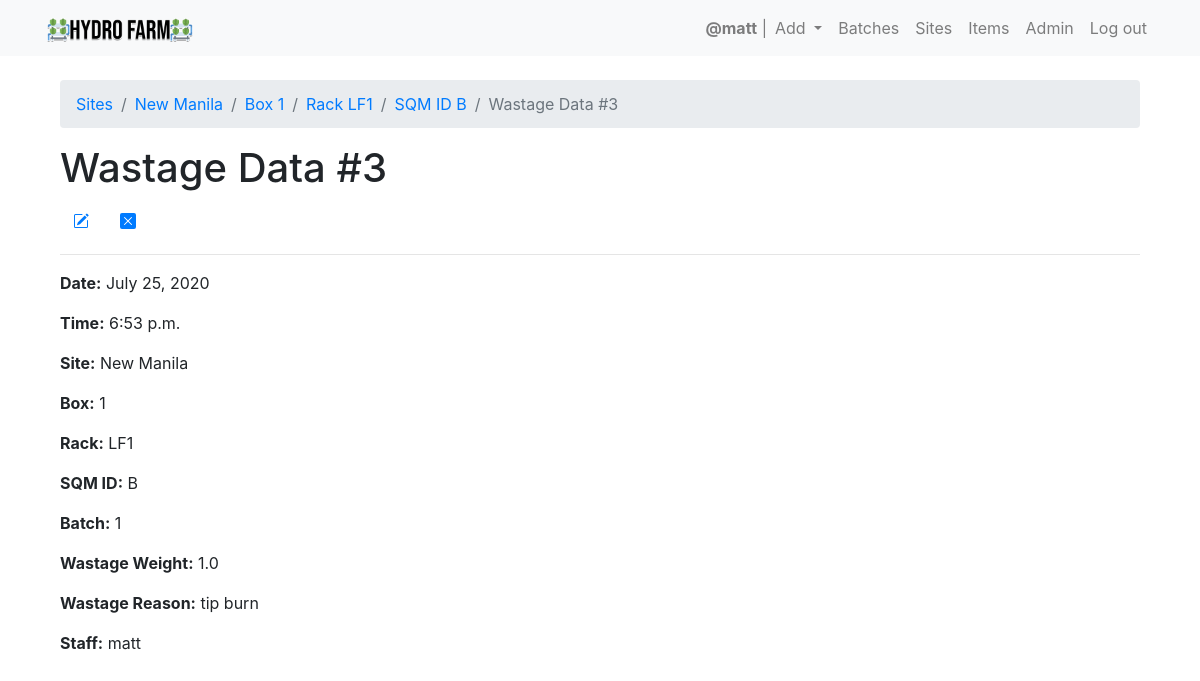
Screenshot of /hydro_data/box/new-manila-1/rack/lf1/sqm_id/lf1-b/wastagedata/3 (signed in) with the database file from the repository.
### hydro_data/models.py (models this page shows, shortened)
class WastageData(models.Model):
    date = models.DateField(default=now,blank=True)
    time = models.TimeField(default=now,blank=True)
    site = models.ForeignKey(Site,on_delete=models.SET_NULL,null=True)
    box = models.ForeignKey(Box,on_delete=models.SET_NULL,null=True)
    rack = models.ForeignKey(Rack,on_delete=models.SET_NULL,null=True)
    square_meter_id = models.ForeignKey(Location,on_delete=models.SET_NULL,null=True)
    wastage_kg = models.FloatField(blank=True,null=True)
    wastage_reason = models.CharField(max_length=100)
    seedling_batch_no = models.ForeignKey(Batch,on_delete=models.SET_NULL,null=True)
    staff = models.ForeignKey(User,on_delete=models.SET_NULL,null=True)

class Site(models.Model):
    name = models.CharField(max_length=100,unique=True)
    slug = models.SlugField(allow_unicode=True,unique=True, editable=False)
    description = models.TextField(blank=True,default='')
    description_html = models.TextField(editable=False,default='',blank=True)

class Box(models.Model):
    site = models.ForeignKey(Site,on_delete=models.SET_NULL, null=True)
    name = models.CharField(max_length=100,unique=True)
    slug = models.SlugField(allow_unicode=True,unique=True, editable=False)
    description = models.TextField(blank=True,default='')
    description_html = models.TextField(editable=False,default='',blank=True)
    class Meta:
        verbose_name = 'box'
        verbose_name_plural = 'boxes'

class Rack(models.Model):
    box = models.ForeignKey(Box, on_delete=models.SET_NULL, null=True)
    name = models.CharField(max_length=100)
    slug = models.SlugField(allow_unicode=True, editable=False, default='hydro_farm_rack')
    x_cor = models.FloatField(blank=True,null=True)
    y_cor = models.FloatField(blank=True,null=True)

class Location(models.Model):
    bool_choices = [
        ('0','Occupied'),
        ('1','Open')
    ]
    rack = models.ForeignKey(Rack, on_delete=models.SET_NULL, null=True)
    name = models.CharField(max_length=100)
    slug = models.SlugField(allow_unicode=True,unique=True, editable=False, default='hydro_farm_sqm_id')
    x_cor = models.FloatField(blank=True,null=True)
    y_cor = models.FloatField(blank=True,null=True)
    is_open = models.CharField(
        max_length = 1,
        choices=bool_choices,
        default='1'
    )

class Batch(models.Model):
    date = models.DateField(default=now,blank=True)
    time = models.TimeField(default=now,blank=True)
    num = models.PositiveSmallIntegerField(default=1)

### hydro_data/views.py (the view)
# urls.py: path('box/<boxslug>/rack/<rackslug>/sqm_id/<slug>/wastagedata/<int:pk>', views.WastageDataDetail.as_view(), name='single_wastagedata'),
class WastageDataDetail(LoginRequiredMixin, DetailView):
    model = models.WastageData
    def get_context_data(self,**kwargs):
        context = super().get_context_data(**kwargs)
        context['page_title'] = f"Wastage Data #{context['wastagedata'].pk}"
        return context

### hydro_data/templates/hydro_data/wastagedata_detail.html (shortened to what this page needs)
{% extends "hydro_data/hydro_data_base.html" %}
{% load static %}
{% block hd_content %}
  <nav aria-label="breadcrumb">
  <ol class="breadcrumb">
    <li class="breadcrumb-item"><a href="{% url 'hydro_data:site_list' %}">Sites</a></li>
    <li class="breadcrumb-item"><a href="{% url 'hydro_data:box_list' slug=wastagedata.site.slug %}">{{ wastagedata.site.name }}</a></li>
  <li class="breadcrumb-item"><a href="{% url 'hydro_data:rack_tank_per_box' slug=wastagedata.box.slug %}">Box {{ wastagedata.box.name }}</a></li>
  <li class="breadcrumb-item"><a href="{% url 'hydro_data:loc_per_rack' boxslug=wastagedata.box.slug rackslug=wastagedata.rack.slug %}">Rack {{ wastagedata.rack.name }}</a></li>
  <li class="breadcrumb-item"><a href="{% url 'hydro_data:single_location' boxslug=wastagedata.box.slug rackslug=wastagedata.rack.slug slug=wastagedata.square_meter_id.slug %}">SQM ID {{ wastagedata.square_meter_id.name }}</a></li>
  <li class="breadcrumb-item active" aria-current="page">Wastage Data #{{ wastagedata.pk }}</li>
  </ol>
  </nav>
  <h1>Wastage Data #{{ wastagedata.pk }}</h1>
  {% if user.is_superuser %}
  <a class='btn btn-default' href="{% url 'hydro_data:wastagedata_edit' boxslug=wastagedata.box.slug rackslug=wastagedata.rack.slug slug=wastagedata.square_meter_id.slug pk=wastagedata.pk %}">
  </a>
  <a class='btn btn-default' href="{% url 'hydro_data:wastagedata_remove' boxslug=wastagedata.box.slug rackslug=wastagedata.rack.slug slug=wastagedata.square_meter_id.slug pk=wastagedata.pk %}">
  </a>
  {% endif %}
  <hr>
  <p><strong>Date:</strong> {{ wastagedata.date }}</p>
  <p><strong>Time:</strong> {{ wastagedata.time }}</p>
  <p><strong>Site:</strong> {{ wastagedata.site.name }}</p>
  <p><strong>Box:</strong> {{ wastagedata.box.name }}</p>
  <p><strong>Rack:</strong> {{ wastagedata.rack.name }}</p>
  <p><strong>SQM ID:</strong> {{ wastagedata.square_meter_id.name }}</p>
  <p><strong>Batch:</strong> {{ wastagedata.seedling_batch_no.num }}</p>
  <p><strong>Wastage Weight:</strong> {{ wastagedata.wastage_kg }}</p>
  <p><strong>Wastage Reason:</strong> {{ wastagedata.wastage_reason }}</p>
  <p><strong>Staff:</strong> {{ wastagedata.staff }}</p>
{% endblock %}

### templates/base.html (shortened to what this page needs)
<!DOCTYPE html>
{% load static %}
<html>
  <head>
    <link rel="stylesheet" href="{% static '/hydro_data/css/master.css' %}">
    <link rel="stylesheet" href="https://cdnjs.cloudflare.com/ajax/libs/twitter-bootstrap/4.1.3/css/bootstrap.css">
    <link rel="stylesheet" href="https://cdn.datatables.net/1.10.21/css/dataTables.bootstrap4.min.css">
    <link rel="stylesheet" href="https://stackpath.bootstrapcdn.com/bootstrap/4.1.3/css/bootstrap.min.css"
>
    <link href="https://maxcdn.bootstrapcdn.com/font-awesome/4.7.0/css/font-awesome.min.css" rel="stylesheet">
  </head>
  <body>
    <nav class="navbar navbar-expand-lg navbar-light bg-light" role="navigation" id="navbar">
      <div class="container">
        <div class="navbar-nav align-items-center">
          <a class="navbar-brand mynav" href="{% url 'home' %}"><img src="{% static "images/logo.png" %}" alt="Hydro Farm" class="img-rounded center-block" width='150'></a>
        </div>
        <div class="collapse navbar-collapse" id="navbarNav">
          <div class="navbar-nav ml-auto">
            {% if user.is_authenticated %}
            <span class="navbar-text">
              <strong>@{{ request.user }}</strong> |
            </span>
            <li class="nav-item dropdown">
              <a class="nav-link dropdown-toggle" href="#" id="navbarDropdownMenuLink" role="button" data-toggle="dropdown" aria-haspopup="true" aria-expanded="false">
                Add
              </a>
            </li>
              <a class="nav-item nav-link" href="{% url 'hydro_data:batches' %}" class="btn btn-simple">Batches</a>
              <a class="nav-item nav-link" href="{% url 'hydro_data:site_list' %}" class="btn btn-simple">Sites</a>
              {% if user.is_superuser %}
              <a class="nav-item nav-link" href="{% url 'hydro_data:items' %}" class="btn btn-simple">Items</a>
              <a class="nav-item nav-link" href="{% url 'admin:index' %}" class="btn btn-simple">Admin</a>
              {% endif %}
              <a class="nav-item nav-link" href="{% url 'logout' %}" class="btn btn-simple">Log out</a>
            {% else %}
              <a class="nav-item nav-link" href="{% url 'login' %}" class="btn btn-simple">Log in</a>
              <a class="nav-item nav-link" href="{% url 'signup' %}" class="btn btn-simple">Sign up</a>
            {% endif %}
          </div>
        </div>
      </div>
    </nav>
    <div class="container mt-4">
      {% block content %}
      {% endblock %}
    </div>
  </body>
</html>

### static/hydro_data/css/master.css (style rules this page uses)
body { padding-bottom: 120px; }

### rows the page displays
WastageData: site.name "New Manila", box.name "1", rack.name "LF1", square_meter_id.name "B", pk "3", date "July 25, 2020", time "6:53 p.m.", seedling_batch_no.num "1", wastage_kg "1.0", wastage_reason "tip burn", staff "matt"

### other values shown
{{ request.user }} "matt"
